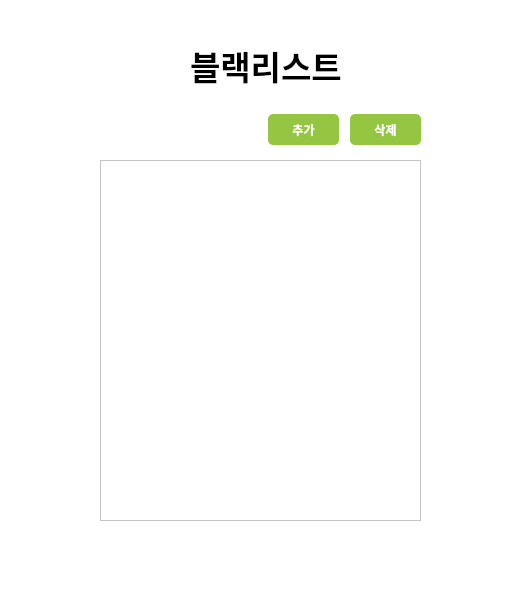
<?xml version="1.0" encoding="UTF-8"?>
<ui version="4.0">
 <class>blacklist</class>
 <widget class="QDialog" name="blacklist">
  <property name="geometry">
   <rect>
    <x>0</x>
    <y>0</y>
    <width>529</width>
    <height>599</height>
   </rect>
  </property>
  <property name="windowTitle">
   <string>Dialog</string>
  </property>
  <property name="styleSheet">
   <string notr="true">background-color: rgb(255, 255, 255);</string>
  </property>
  <widget class="QTableWidget" name="tableWidget">
   <property name="geometry">
    <rect>
     <x>100</x>
     <y>160</y>
     <width>321</width>
     <height>361</height>
    </rect>
   </property>
  </widget>
  <widget class="QLabel" name="label">
   <property name="geometry">
    <rect>
     <x>190</x>
     <y>40</y>
     <width>151</width>
     <height>51</height>
    </rect>
   </property>
   <property name="font">
    <font>
     <family>Noto Sans CJK JP</family>
     <pointsize>25</pointsize>
     <weight>75</weight>
     <bold>true</bold>
    </font>
   </property>
   <property name="text">
    <string>블랙리스트</string>
   </property>
  </widget>
  <widget class="QPushButton" name="add_btn">
   <property name="geometry">
    <rect>
     <x>268</x>
     <y>114</y>
     <width>71</width>
     <height>31</height>
    </rect>
   </property>
   <property name="font">
    <font>
     <family>Sans</family>
     <weight>75</weight>
     <bold>true</bold>
    </font>
   </property>
   <property name="styleSheet">
    <string notr="true">QPushButton{
	background-color: rgb(148, 198, 65);
	color: rgb(255, 255, 255);
	border-radius: 5px
}
QPushButton:hover{
	
	background-color: rgb(78, 154, 6);
	border-radius: 5px
}</string>
   </property>
   <property name="text">
    <string>추가</string>
   </property>
  </widget>
  <widget class="QPushButton" name="remove_btn">
   <property name="geometry">
    <rect>
     <x>350</x>
     <y>114</y>
     <width>71</width>
     <height>31</height>
    </rect>
   </property>
   <property name="font">
    <font>
     <family>Sans</family>
     <weight>75</weight>
     <bold>true</bold>
    </font>
   </property>
   <property name="styleSheet">
    <string notr="true">QPushButton{
	background-color: rgb(148, 198, 65);
	color: rgb(255, 255, 255);
	border-radius: 5px
}
QPushButton:hover{
	
	background-color: rgb(78, 154, 6);
	border-radius: 5px
}</string>
   </property>
   <property name="text">
    <string>삭제</string>
   </property>
  </widget>
 </widget>
 <resources/>
 <connections/>
</ui>
